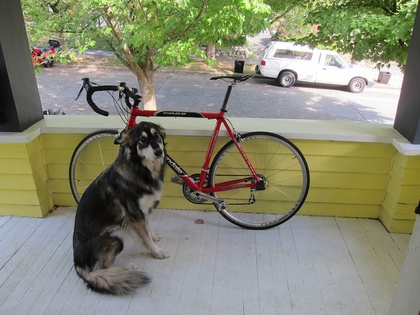
%> input picture ssim/dog.jpg, 420 x 315 px, shrunk from 768 x 576 before the run
$ octave main.m   (GNU Octave 9; MATLAB toolbox functions it lacks are replaced by stand-ins)
%> lines starting %> are read from the running program, lines starting %| are printed output that depends on the picture
### ssim/ssim.m
function [mssim, ssim_map,siga_sq,sigb_sq] = ssim(ima, imb)
  % ========================================================================
  %ssim的算法主要参考如下论文：
  %Z. Wang, A. C. Bovik, H. R. Sheikh, and E. P. Simoncelli, "Image
  % quality assessment: From error visibility to structural similarity,"
  % IEEE Transactios on Image Processing, vol. 13, no. 4, pp. 600-612,
  % Apr. 2004.
  %  首先对图像加窗处理，w=fspecial('gaussian', 11, 1.5);
  %                 (2*ua*ub+C1)*(2*sigmaa*sigmab+C2)
  %   SSIM(A,B)=————————————————————————
  %              (ua*ua+ub*ub+C1)(sigmaa*sigmaa+sigmab*sigmab+C2)
  %     C1=（K1*L）;
  %     C2=(K2*L);   K1=0.01，K2=0.03
  %     L为灰度级数，L=255
  %-------------------------------------------------------------------
  %     ima - 比较图像A
  %     imb - 比较图像B
  %
  % ssim_map - 各加窗后得到的SSIM（A,B|w）组成的映射矩阵
  %    mssim - 对加窗得到的SSIM（A,B|w）求平均，即最终的SSIM（A,B）
  %  siga_sq - 图像A各窗口内灰度值的方差
  %  sigb_sq - 图像B各窗口内灰度值的方差
  %-------------------------------------------------------------------
  %  Cool_ben
  %========================================================================

  w = fspecial('gaussian', 11, 1.5);  %window 加窗
  K(1) = 0.01;
  K(2) = 0.03;
  L = 255;
  ima = double(ima);
  imb = double(imb);

  C1 = (K(1)*L)^2;
  C2 = (K(2)*L)^2;
  w = w/sum(sum(w));

  ua   = filter2(w, ima, 'valid');%对窗口内并没有进行平均处理，而是与高斯卷积，
  ub   = filter2(w, imb, 'valid'); % 类似加权平均
  ua_sq = ua.*ua;
  ub_sq = ub.*ub;
  ua_ub = ua.*ub;
  siga_sq = filter2(w, ima.*ima, 'valid') - ua_sq;
  sigb_sq = filter2(w, imb.*imb, 'valid') - ub_sq;
  sigab = filter2(w, ima.*imb, 'valid') - ua_ub;

  ssim_map = ((2*ua_ub + C1).*(2*sigab + C2))./((ua_sq + ub_sq + C1).*(siga_sq + sigb_sq + C2));


  mssim = mean2(ssim_map);

return

### ssim/main.m
pkg load image;

img = rgb2gray(imread('dog.jpg'));
%> img: size 315x420 uint8; min 0, max 255, mean 132.8
img = double(img);
%> img: size 315x420 double
[row, col, chs] = size(img);
%> row = 315; col = 420; chs = 1
noise = ones(size(img)) .* 0.2 .* (max(max(img)) - min(min(img)));
%> noise: size 315x420 double; every value is 51

for r = 1:row
  for c = 1:col
    if ( rand > 0.5 )
      noise(r, c) = -noise(r, c);
    endif
  endfor
endfor
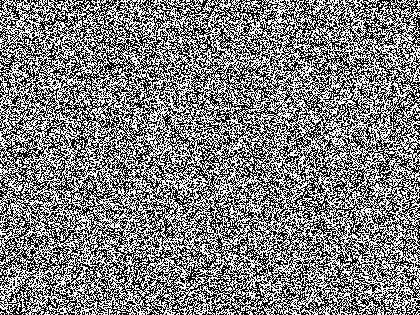
%> noise: size 315x420 double; values -51 (black) and 51 (white), 50% white; black in thin lines or dots

img_noise = img + noise;
img_const = img + abs(noise);

disp(ssim(img, img_noise));
%> in ssim, `ub   = filter2(w, imb, 'valid');`:
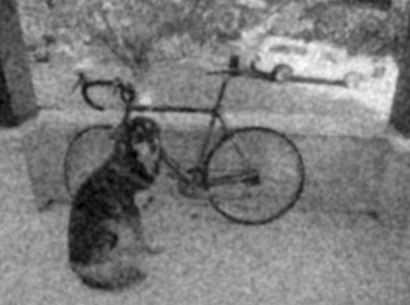
%> ub: size 305x410 double; min -11.09, max 285.2, mean 133.1; drawn with min black and max white
%> in ssim, `ua_ub = ua.*ub;`:
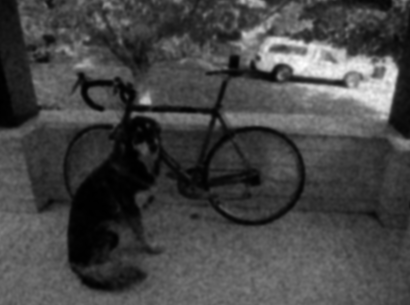
%> ua_ub: size 305x410 double; min -193.2, max 72455.8, mean 19684; drawn with min black and max white
%> in ssim, `siga_sq = filter2(w, ima.*ima, 'valid') - ua_sq;`:
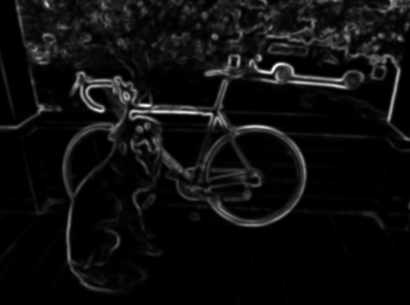
%> siga_sq: size 305x410 double; min 0.00375, max 6719.6, mean 377.9; drawn with min black and max white
%> in ssim, `sigb_sq = filter2(w, imb.*imb, 'valid') - ub_sq;`:
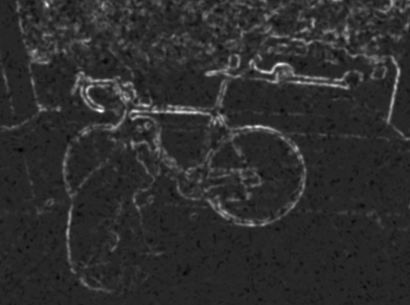
%> sigb_sq: size 305x410 double; min 956.5, max 11628.3, mean 2891.6; drawn with min black and max white
%> in ssim, `ssim_map = ((2*ua_ub + C1).*(2*sigab + C2))./((ua_sq + ub_sq + C1).*(s..`:
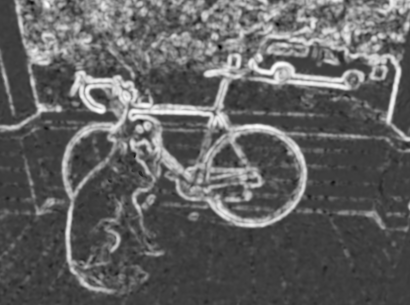
%> ssim_map: size 305x410 double; min -0.245, max 0.85, mean 0.17; drawn with min black and max white
%> in ssim, `mssim = mean2(ssim_map);`: mssim = 0.17
%| 0.1704
disp(ssim(img, img_const));
%> in ssim (call 2), `ssim_map = ((2*ua_ub + C1).*(2*sigab + C2))./((ua_sq + ub_sq + C1).*(s..`:
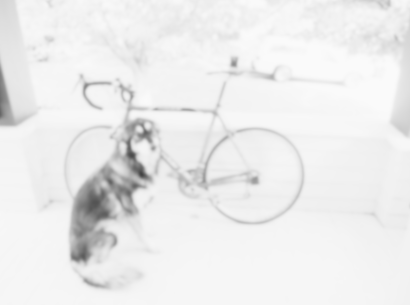
%> ssim_map: size 305x410 double; min 0.264, max 0.984, mean 0.927
%> in ssim (call 2), `mssim = mean2(ssim_map);`: mssim = 0.927
%| 0.9267
